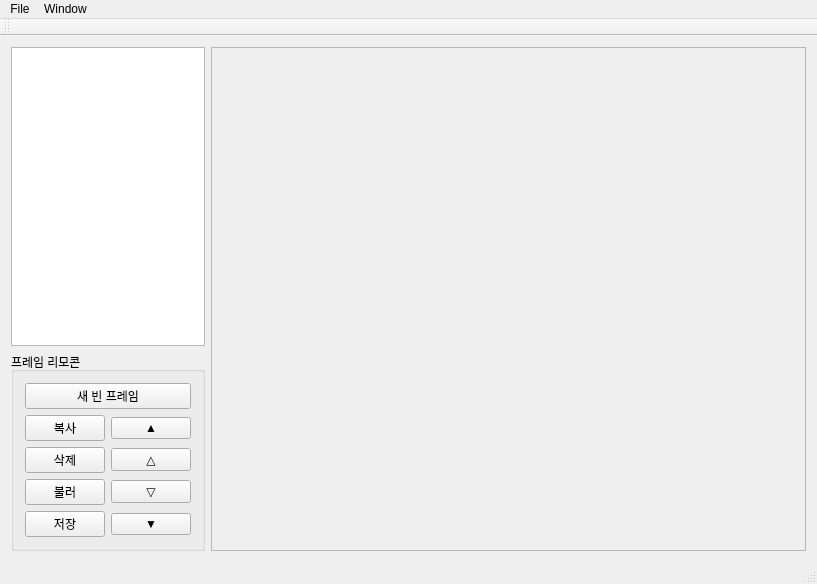
<?xml version="1.0" encoding="UTF-8"?>
<ui version="4.0">
 <class>MainWindow</class>
 <widget class="QMainWindow" name="MainWindow">
  <property name="geometry">
   <rect>
    <x>0</x>
    <y>0</y>
    <width>817</width>
    <height>584</height>
   </rect>
  </property>
  <property name="windowTitle">
   <string>MainWindow</string>
  </property>
  <widget class="QWidget" name="centralWidget">
   <layout class="QGridLayout" name="gridLayout">
    <item row="0" column="0">
     <layout class="QHBoxLayout" name="horizontalLayout" stretch="0,1">
      <item>
       <layout class="QVBoxLayout" name="verticalLayout" stretch="1,0">
        <item>
         <widget class="QListWidget" name="frameListWidget">
          <property name="sizePolicy">
           <sizepolicy hsizetype="Ignored" vsizetype="Expanding">
            <horstretch>0</horstretch>
            <verstretch>0</verstretch>
           </sizepolicy>
          </property>
         </widget>
        </item>
        <item>
         <widget class="QGroupBox" name="groupBox">
          <property name="title">
           <string>프레임 리모콘</string>
          </property>
          <layout class="QGridLayout" name="gridLayout_3">
           <item row="2" column="0">
            <widget class="QPushButton" name="deleteFrameButton">
             <property name="text">
              <string>삭제</string>
             </property>
            </widget>
           </item>
           <item row="2" column="1">
            <widget class="QPushButton" name="upFrameButton">
             <property name="text">
              <string>△</string>
             </property>
            </widget>
           </item>
           <item row="3" column="0">
            <widget class="QPushButton" name="loadFrameButton">
             <property name="text">
              <string>불러</string>
             </property>
            </widget>
           </item>
           <item row="1" column="1">
            <widget class="QPushButton" name="upmostFrameButton">
             <property name="text">
              <string>▲</string>
             </property>
            </widget>
           </item>
           <item row="4" column="0">
            <widget class="QPushButton" name="saveFrameButton">
             <property name="text">
              <string>저장</string>
             </property>
            </widget>
           </item>
           <item row="4" column="1">
            <widget class="QPushButton" name="downmostFrameButton">
             <property name="text">
              <string>▼</string>
             </property>
            </widget>
           </item>
           <item row="3" column="1">
            <widget class="QPushButton" name="downFrameButton">
             <property name="text">
              <string>▽</string>
             </property>
            </widget>
           </item>
           <item row="1" column="0">
            <widget class="QPushButton" name="copyFrameButton">
             <property name="text">
              <string>복사</string>
             </property>
            </widget>
           </item>
           <item row="0" column="0" colspan="2">
            <widget class="QPushButton" name="newFrameButton">
             <property name="text">
              <string>새 빈 프레임</string>
             </property>
            </widget>
           </item>
          </layout>
          <zorder>copyFrameButton</zorder>
          <zorder>upmostFrameButton</zorder>
          <zorder>upFrameButton</zorder>
          <zorder>deleteFrameButton</zorder>
          <zorder>downFrameButton</zorder>
          <zorder>loadFrameButton</zorder>
          <zorder>downmostFrameButton</zorder>
          <zorder>saveFrameButton</zorder>
          <zorder>newFrameButton</zorder>
         </widget>
        </item>
       </layout>
      </item>
      <item>
       <widget class="QScrollArea" name="grpImageScrollArea">
        <property name="widgetResizable">
         <bool>true</bool>
        </property>
        <widget class="QWidget" name="scrollAreaWidgetContents">
         <property name="geometry">
          <rect>
           <x>0</x>
           <y>0</y>
           <width>611</width>
           <height>509</height>
          </rect>
         </property>
         <layout class="QGridLayout" name="gridLayout_2">
          <item row="0" column="1">
           <widget class="QLabel" name="grpLabel">
            <property name="alignment">
             <set>Qt::AlignLeading|Qt::AlignLeft|Qt::AlignTop</set>
            </property>
           </widget>
          </item>
         </layout>
        </widget>
       </widget>
      </item>
     </layout>
    </item>
   </layout>
  </widget>
  <widget class="QMenuBar" name="menuBar">
   <property name="geometry">
    <rect>
     <x>0</x>
     <y>0</y>
     <width>817</width>
     <height>21</height>
    </rect>
   </property>
   <widget class="QMenu" name="menuFile">
    <property name="title">
     <string>File</string>
    </property>
    <addaction name="act_new_grp"/>
    <addaction name="act_open_grp"/>
    <addaction name="separator"/>
    <addaction name="act_save_grp"/>
    <addaction name="act_save_as_grp"/>
   </widget>
   <widget class="QMenu" name="menuTool">
    <property name="title">
     <string>Window</string>
    </property>
    <addaction name="act_pallete"/>
   </widget>
   <addaction name="menuFile"/>
   <addaction name="menuTool"/>
  </widget>
  <widget class="QToolBar" name="mainToolBar">
   <attribute name="toolBarArea">
    <enum>TopToolBarArea</enum>
   </attribute>
   <attribute name="toolBarBreak">
    <bool>false</bool>
   </attribute>
  </widget>
  <widget class="QStatusBar" name="statusBar"/>
  <action name="act_open_grp">
   <property name="text">
    <string>Open .grp</string>
   </property>
  </action>
  <action name="act_new_grp">
   <property name="text">
    <string>New</string>
   </property>
  </action>
  <action name="act_save_grp">
   <property name="text">
    <string>Save</string>
   </property>
  </action>
  <action name="act_save_as_grp">
   <property name="text">
    <string>Save As...</string>
   </property>
  </action>
  <action name="act_pallete">
   <property name="checkable">
    <bool>true</bool>
   </property>
   <property name="checked">
    <bool>true</bool>
   </property>
   <property name="text">
    <string>pallete</string>
   </property>
  </action>
 </widget>
 <layoutdefault spacing="6" margin="11"/>
 <resources/>
 <connections/>
</ui>
